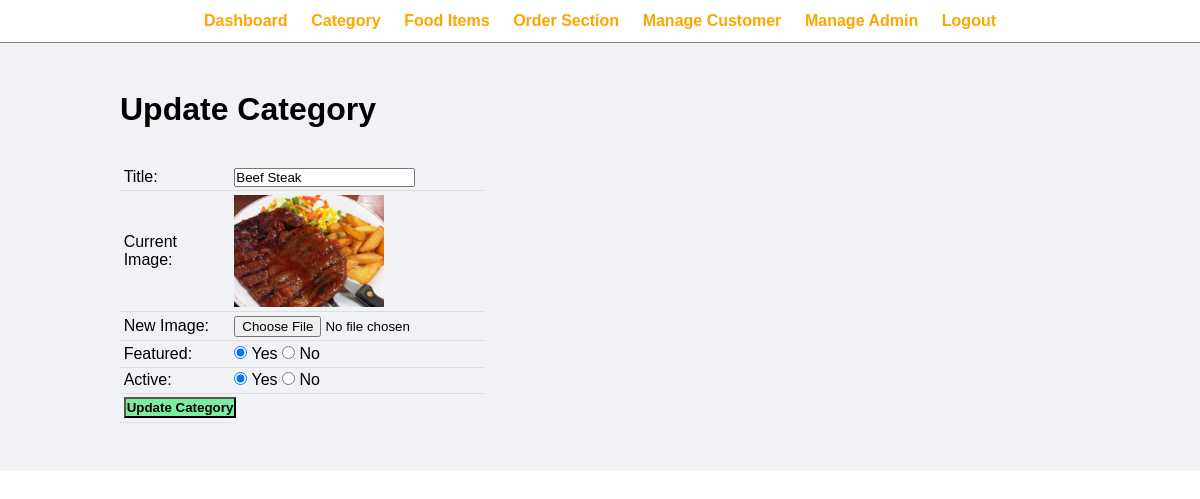
The page /admin/update-category.php?id=12 (signed in) on the database its author committed.
### tables this page shows
CREATE TABLE `tbl_category` (
  `id` int(10) UNSIGNED NOT NULL,
  `title` varchar(100) NOT NULL,
  `image_name` varchar(255) NOT NULL,
  `featured` varchar(10) NOT NULL,
  `active` varchar(10) NOT NULL
);

### admin/update-category.php (the view, shortened to what this page needs)
<?php include('core/menu.php'); ?>
<div class="main-content">
    <div class="wrapper">
        <h1>Update Category</h1>
        <br><br>
        <?php
            if(isset($_GET['id']))
            {
                $id = $_GET['id'];
                $sql = "SELECT * FROM tbl_category WHERE id=$id";
                $res = mysqli_query($conn, $sql);
                $count = mysqli_num_rows($res);
                if($count==1)
                {
                    $row = mysqli_fetch_assoc($res);
                    $title = $row['title'];
                    $current_image = $row['image_name'];
                    $featured = $row['featured'];
                    $active = $row['active'];
                }
                else
                {
                    $_SESSION['no-category-found'] = "<div class='error'>Category not Found.</div>";
                    header('location: admin/manage-category.php');
                }
            }
            else
            {
                header('location: admin/manage-category.php');
            }
        ?>
        <form action="" method="POST" enctype="multipart/form-data">
            <table class="tbl-30">
                <tr>
                    <td>Title: </td>
                    <td>
                        <input type="text" name="title" value="<?php echo $title; ?>">
                    </td>
                </tr>
                <tr>
                    <td>Current Image: </td>
                    <td>
                        <?php
                            if($current_image != "")
                            {
                                ?>
                                <img src="../images/category/<?php echo $current_image; ?>" width="150px">
                                <?php
                            }
                            else
                            {
                                echo "<div class='error'>Image Not Added.</div>";
                            }
                        ?>
                    </td>
                </tr>
                <tr>
                    <td>New Image: </td>
                    <td>
                        <input type="file" name="image">
                    </td>
                </tr>
                <tr>
                    <td>Featured: </td>
                    <td>
                        <input <?php if($featured=="Yes"){echo "checked";} ?> type="radio" name="featured" value="Yes"> Yes
                        <input <?php if($featured=="No"){echo "checked";} ?> type="radio" name="featured" value="No"> No
                    </td>
                </tr>
                <tr>
                    <td>Active: </td>
                    <td>
                        <input <?php if($active=="Yes"){echo "checked";} ?> type="radio" name="active" value="Yes"> Yes
                        <input <?php if($active=="No"){echo "checked";} ?> type="radio" name="active" value="No"> No
                    </td>
                </tr>
                <tr>
                    <td>
                        <input type="submit" name="submit" value="Update Category" class="btn-secondary">
                    </td>
                </tr>
            </table>
        </form>
    </div>
</div>

### css/admin.css (style rules this page uses)
* { margin: 0; padding: 0; font-family: Arial, Helvetica, sans-serif; }
.wrapper { padding: 1%; width: 80%; margin: 0 auto; }
.tbl-30 { width: 30%; }
table { border-collapse: collapse; width: 100%; }
th, td { padding: 8px; text-align: left; border-bottom: 1px solid #ddd; }
table tr td { padding: 1%; }
.btn-secondary { background-color: #7bed9f; padding: 1%; color: black; text-decoration: none; font-weight: bold; }
.main-content { background-color: #f1f2f6; padding: 3% 0; }

### rows shown on the page
tbl_category: title "Beef Steak", image_name (picture), featured "☑", active "☑"
